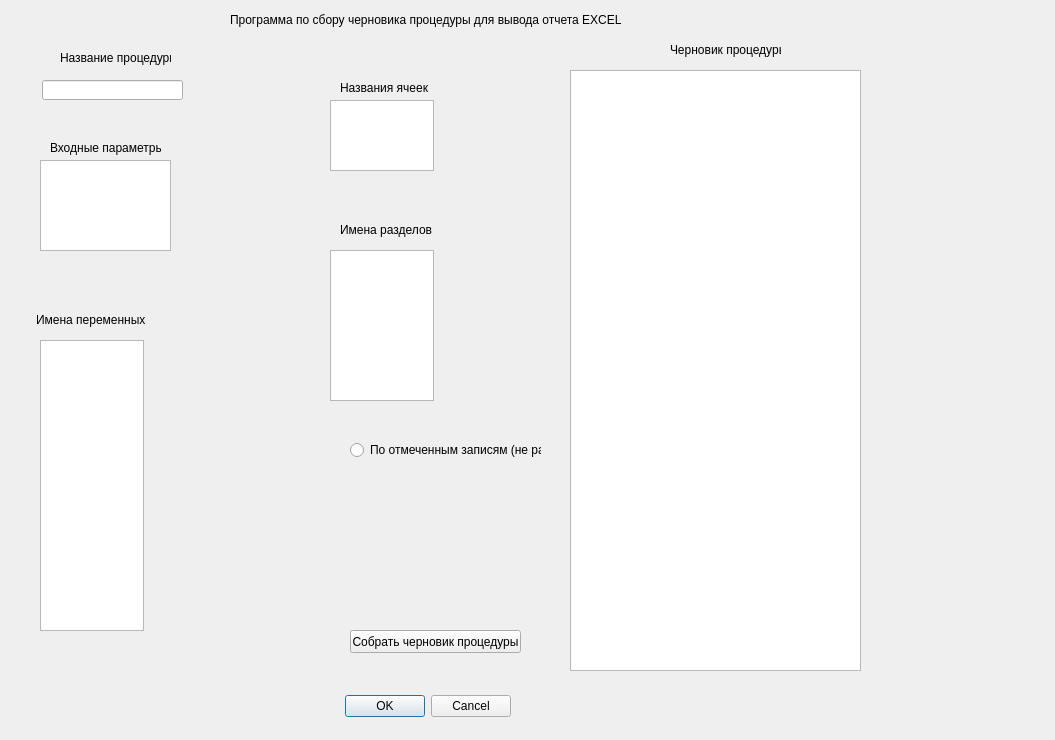
<?xml version="1.0" encoding="UTF-8"?>
<ui version="4.0">
 <class>Dialog</class>
 <widget class="QDialog" name="Dialog">
  <property name="geometry">
   <rect>
    <x>0</x>
    <y>0</y>
    <width>1055</width>
    <height>740</height>
   </rect>
  </property>
  <property name="windowTitle">
   <string>Dialog</string>
  </property>
  <widget class="QDialogButtonBox" name="buttonBox">
   <property name="geometry">
    <rect>
     <x>170</x>
     <y>690</y>
     <width>341</width>
     <height>32</height>
    </rect>
   </property>
   <property name="orientation">
    <enum>Qt::Horizontal</enum>
   </property>
   <property name="standardButtons">
    <set>QDialogButtonBox::Cancel|QDialogButtonBox::Ok</set>
   </property>
  </widget>
  <widget class="QTextEdit" name="textEdit_3">
   <property name="geometry">
    <rect>
     <x>330</x>
     <y>100</y>
     <width>104</width>
     <height>71</height>
    </rect>
   </property>
  </widget>
  <widget class="QLabel" name="label_3">
   <property name="geometry">
    <rect>
     <x>36</x>
     <y>310</y>
     <width>121</width>
     <height>20</height>
    </rect>
   </property>
   <property name="text">
    <string>Имена переменных</string>
   </property>
  </widget>
  <widget class="QLabel" name="label_2">
   <property name="geometry">
    <rect>
     <x>340</x>
     <y>80</y>
     <width>91</width>
     <height>16</height>
    </rect>
   </property>
   <property name="text">
    <string>Названия ячеек</string>
   </property>
  </widget>
  <widget class="QTextEdit" name="textEdit_2">
   <property name="geometry">
    <rect>
     <x>40</x>
     <y>340</y>
     <width>104</width>
     <height>291</height>
    </rect>
   </property>
  </widget>
  <widget class="QTextBrowser" name="textBrowser">
   <property name="geometry">
    <rect>
     <x>570</x>
     <y>70</y>
     <width>291</width>
     <height>601</height>
    </rect>
   </property>
  </widget>
  <widget class="QLabel" name="label_5">
   <property name="geometry">
    <rect>
     <x>50</x>
     <y>140</y>
     <width>111</width>
     <height>16</height>
    </rect>
   </property>
   <property name="text">
    <string>Входные параметры</string>
   </property>
  </widget>
  <widget class="QLabel" name="label_7">
   <property name="geometry">
    <rect>
     <x>230</x>
     <y>10</y>
     <width>441</width>
     <height>20</height>
    </rect>
   </property>
   <property name="text">
    <string>Программа по сбору черновика процедуры для вывода отчета EXCEL</string>
   </property>
  </widget>
  <widget class="QTextEdit" name="textEdit">
   <property name="geometry">
    <rect>
     <x>40</x>
     <y>160</y>
     <width>131</width>
     <height>91</height>
    </rect>
   </property>
  </widget>
  <widget class="QLabel" name="label_4">
   <property name="geometry">
    <rect>
     <x>340</x>
     <y>220</y>
     <width>121</width>
     <height>20</height>
    </rect>
   </property>
   <property name="text">
    <string>Имена разделов</string>
   </property>
  </widget>
  <widget class="QLabel" name="label">
   <property name="geometry">
    <rect>
     <x>60</x>
     <y>50</y>
     <width>111</width>
     <height>16</height>
    </rect>
   </property>
   <property name="text">
    <string>Название процедуры</string>
   </property>
  </widget>
  <widget class="QPushButton" name="pushButton">
   <property name="geometry">
    <rect>
     <x>350</x>
     <y>630</y>
     <width>171</width>
     <height>23</height>
    </rect>
   </property>
   <property name="text">
    <string>Собрать черновик процедуры</string>
   </property>
  </widget>
  <widget class="QTextEdit" name="textEdit_4">
   <property name="geometry">
    <rect>
     <x>330</x>
     <y>250</y>
     <width>104</width>
     <height>151</height>
    </rect>
   </property>
  </widget>
  <widget class="QLineEdit" name="lineEdit">
   <property name="geometry">
    <rect>
     <x>42</x>
     <y>80</y>
     <width>141</width>
     <height>20</height>
    </rect>
   </property>
  </widget>
  <widget class="QRadioButton" name="radioButton">
   <property name="geometry">
    <rect>
     <x>350</x>
     <y>440</y>
     <width>191</width>
     <height>20</height>
    </rect>
   </property>
   <property name="text">
    <string>По отмеченным записям (не раб)</string>
   </property>
  </widget>
  <widget class="QLabel" name="label_6">
   <property name="geometry">
    <rect>
     <x>670</x>
     <y>40</y>
     <width>111</width>
     <height>20</height>
    </rect>
   </property>
   <property name="text">
    <string>Черновик процедуры</string>
   </property>
  </widget>
 </widget>
 <resources/>
 <connections>
  <connection>
   <sender>buttonBox</sender>
   <signal>accepted()</signal>
   <receiver>Dialog</receiver>
   <slot>accept()</slot>
   <hints>
    <hint type="sourcelabel">
     <x>248</x>
     <y>254</y>
    </hint>
    <hint type="destinationlabel">
     <x>157</x>
     <y>274</y>
    </hint>
   </hints>
  </connection>
  <connection>
   <sender>buttonBox</sender>
   <signal>rejected()</signal>
   <receiver>Dialog</receiver>
   <slot>reject()</slot>
   <hints>
    <hint type="sourcelabel">
     <x>316</x>
     <y>260</y>
    </hint>
    <hint type="destinationlabel">
     <x>286</x>
     <y>274</y>
    </hint>
   </hints>
  </connection>
 </connections>
</ui>
